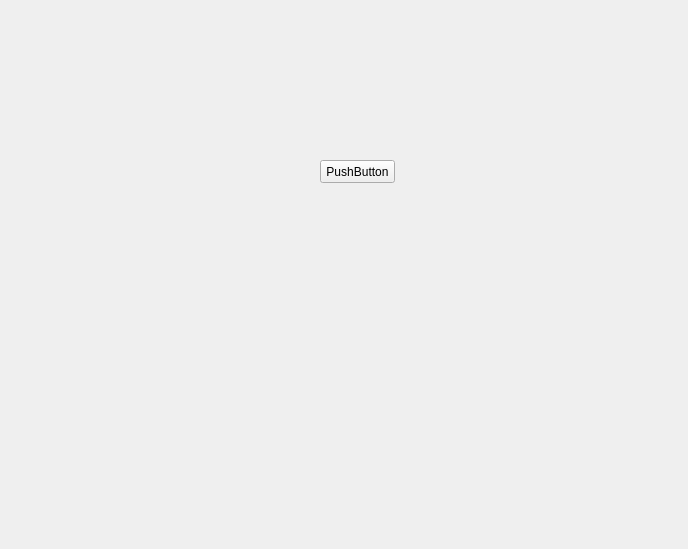
<?xml version="1.0" encoding="UTF-8"?>
<ui version="4.0">
 <class>MainWidget</class>
 <widget class="QWidget" name="MainWidget">
  <property name="geometry">
   <rect>
    <x>0</x>
    <y>0</y>
    <width>688</width>
    <height>549</height>
   </rect>
  </property>
  <property name="windowTitle">
   <string>MainWidget</string>
  </property>
  <widget class="QPushButton" name="pushButton">
   <property name="geometry">
    <rect>
     <x>320</x>
     <y>160</y>
     <width>75</width>
     <height>23</height>
    </rect>
   </property>
   <property name="text">
    <string>PushButton</string>
   </property>
  </widget>
 </widget>
 <layoutdefault spacing="6" margin="11"/>
 <resources/>
 <connections/>
</ui>
